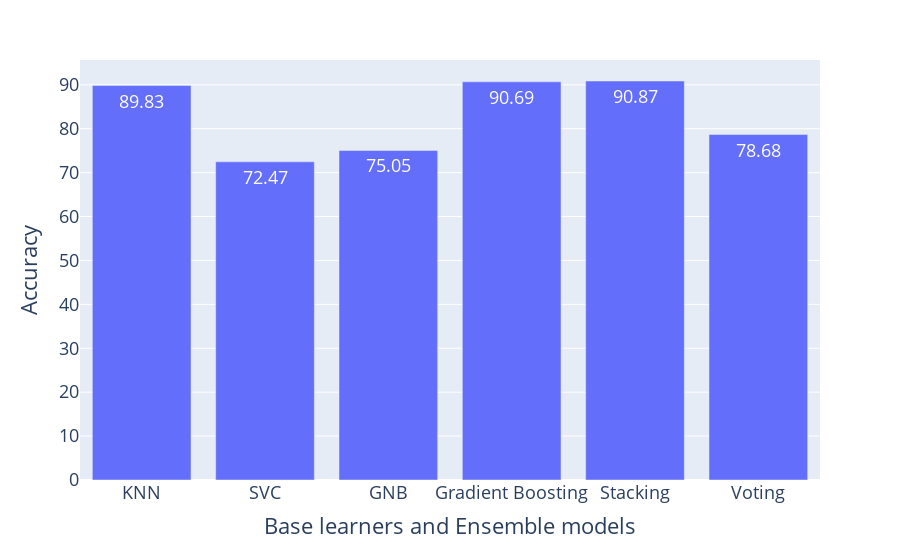

Write notebook code for a chart like this one.
### Code cell
data = {'Technique': ['KNN', 'SVC', 'GNB', 'Gradient Boosting','Stacking','Voting'], 'Accuracy': [89.83, 72.47, 75.05, 90.69, 90.87, 78.68]}
# Create DataFrame.
df = pd.DataFrame(data)

df.head()

import plotly.express as px
# data_canada = px.data.gapminder().query("country == 'Canada'")
fig = px.bar(df, x='Technique', y='Accuracy', text_auto=True)
fig.update_layout(
#     title="Plot Title",
    xaxis_title="Base learners and Ensemble models",
    yaxis_title="Accuracy",
#     legend_title="Legend Title",
    font=dict(
#         family="Courier New, monospace",
        size=18,
#         color="RebeccaPurple"
    )
)

fig.show()

### Figure 1 — Plotly figure (JSON) as saved in the notebook; plotly's stock layout.template omitted (floating-point values rounded to 4 significant figures)
{"data": [{"alignmentgroup": "True", "hovertemplate": "Technique=%{x}<br>Accuracy=%{y}<extra></extra>", "legendgroup": "", "marker": {"color": "#636efa", "pattern": {"shape": ""}}, "name": "", "offsetgroup": "", "orientation": "v", "showlegend": false, "textposition": "auto", "texttemplate": "%{y}", "type": "bar", "x": ["KNN", "SVC", "GNB", "Gradient Boosting", "Stacking", "Voting"], "xaxis": "x", "y": [89.83, 72.47, 75.05, 90.69, 90.87, 78.68], "yaxis": "y"}], "layout": {"barmode": "relative", "font": {"size": 18}, "legend": {"tracegroupgap": 0}, "margin": {"t": 60}, "xaxis": {"anchor": "y", "domain": [0, 1], "title": {"text": "Base learners and Ensemble models"}}, "yaxis": {"anchor": "x", "domain": [0, 1], "title": {"text": "Accuracy"}}}}
